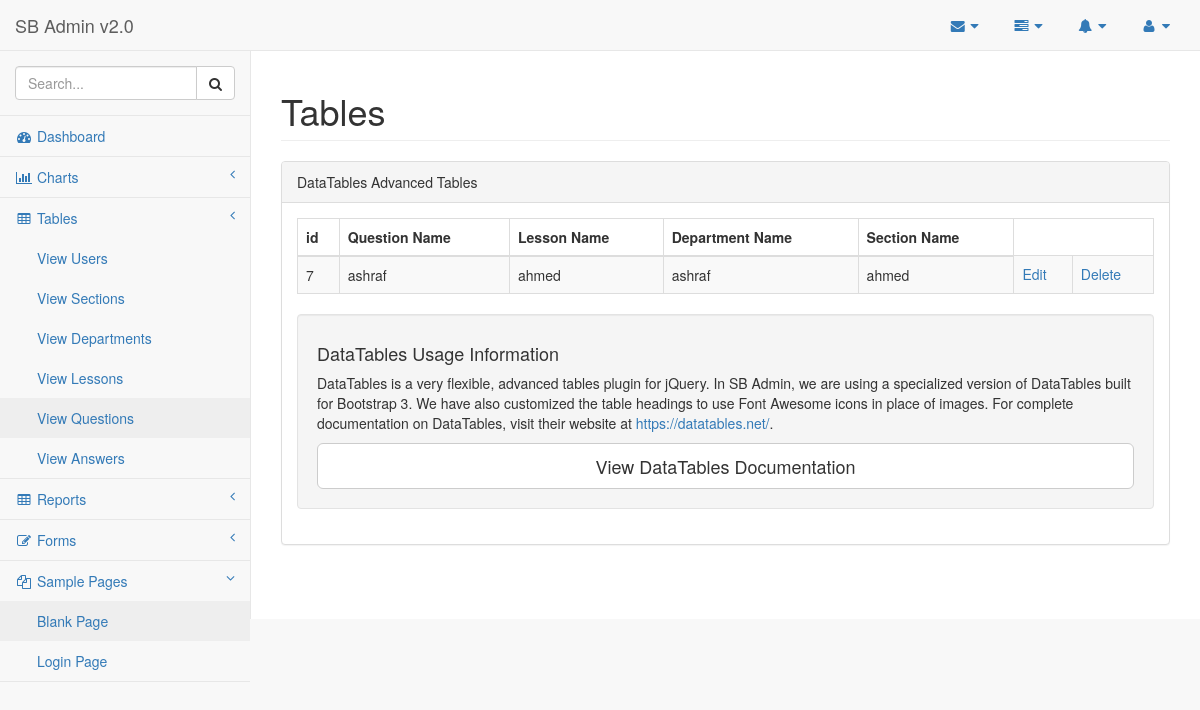
The app's page /panel/admin_pages/view_questions.php (signed in) with its own data.
### tables this page shows
CREATE TABLE `questions` (
  `id` int(11) NOT NULL,
  `name` varchar(1000) NOT NULL,
  `lesson_id` int(11) NOT NULL
);

CREATE TABLE `lessons` (
  `id` int(11) NOT NULL,
  `name` varchar(50) NOT NULL,
  `department_id` int(11) NOT NULL
);

CREATE TABLE `departments` (
  `id` int(11) NOT NULL,
  `name` varchar(50) NOT NULL,
  `section_id` int(11) NOT NULL
);

CREATE TABLE `sections` (
  `id` int(11) NOT NULL,
  `name` varchar(50) NOT NULL
);

### panel/connection/conn.php (called while the page is built, shortened)
<?php
class connection {
    protected $host = "localhost";
    protected $dbname = "school_managment_system";
    protected $user = "root";
    protected $pass = "1234";
    function __construct() {
        try {
            $this->DBC = new PDO("mysql:host=$this->host;dbname=$this->dbname", $this->user, $this->pass);
        }
        catch (PDOException $e) {
            echo $e->getMessage();
        }
    }
}
?>

### panel/admin_pages/view_questions.php (the view)
<?php
include "blank.php";
function content(){
?>
 <div id="page-wrapper">
            <div class="row">
                <div class="col-lg-12">
                    <h1 class="page-header">Tables</h1>
                </div>
            </div>
            <div class="row">
                <div class="col-lg-12">
                    <div class="panel panel-default">
                        <div class="panel-heading">
                            DataTables Advanced Tables
                        </div>
                        <div class="panel-body">
                            <table width="100%" class="table table-striped table-bordered table-hover" id="dataTables-example">
  <thead>
              <tr> <th>id</th> <th>Question Name</th> <th>Lesson Name</th> <th>Department Name</th> <th>Section Name</th>   </tr>
          </thead>
          <tbody>
<?php
         $conn=new connection();
         $prepare ='SELECT * FROM questions';
         $stmt= $conn->DBC->prepare($prepare);
         $stmt->execute();
         while($data = $stmt->fetch( PDO::FETCH_ASSOC )){
           $prepare1 ='SELECT * FROM lessons  where id='.$data['lesson_id'];
           $stmt1= $conn->DBC->prepare($prepare1);
           $stmt1->execute();
           $data1 = $stmt1->fetch( PDO::FETCH_ASSOC);
          $prepare2 ='SELECT * FROM departments  where id='.$data1['department_id'];
           $stmt2= $conn->DBC->prepare($prepare2);
           $stmt2->execute();
           $data2 = $stmt2->fetch( PDO::FETCH_ASSOC);
           $prepare3 ='SELECT * FROM sections  where id='.$data2['section_id'];
           $stmt3= $conn->DBC->prepare($prepare3);
           $stmt3->execute();
           $data3 = $stmt3->fetch( PDO::FETCH_ASSOC);
    ?>
    <tr> <td><?php echo $data['id']; ?></td>  <td><?php echo $data['name']; ?></td>  <td><?php echo $data1['name']; ?></td> <td><?php echo $data2['name']; ?></td> <td><?php echo $data3['name']; ?></td><td> <a href="edit_question.php?<?php  echo "id=".$data['id']?>"> Edit </a> </td> <td> <a id="delete_question"  uid="<?php echo $data['id'];?>" > Delete </a> </td>
    </tr>
    <?php } ?>
          </tbody>
                            </table>
                            <div class="well">
                                <h4>DataTables Usage Information</h4>
                                <p>DataTables is a very flexible, advanced tables plugin for jQuery. In SB Admin, we are using a specialized version of DataTables built for Bootstrap 3. We have also customized the table headings to use Font Awesome icons in place of images. For complete documentation on DataTables, visit their website at <a target="_blank" href="https://datatables.net/">https://datatables.net/</a>.</p>
                                <a class="btn btn-default btn-lg btn-block" target="_blank" href="https://datatables.net/">View DataTables Documentation</a>
                            </div>
                             </div>
                    </div>
                </div>
            </div>
            </div>
 <?php
}
?>

### records on screen
questions: id "7", name "ashraf", lesson.name "ahmed", departments.name "ashraf", sections.name "ahmed"
